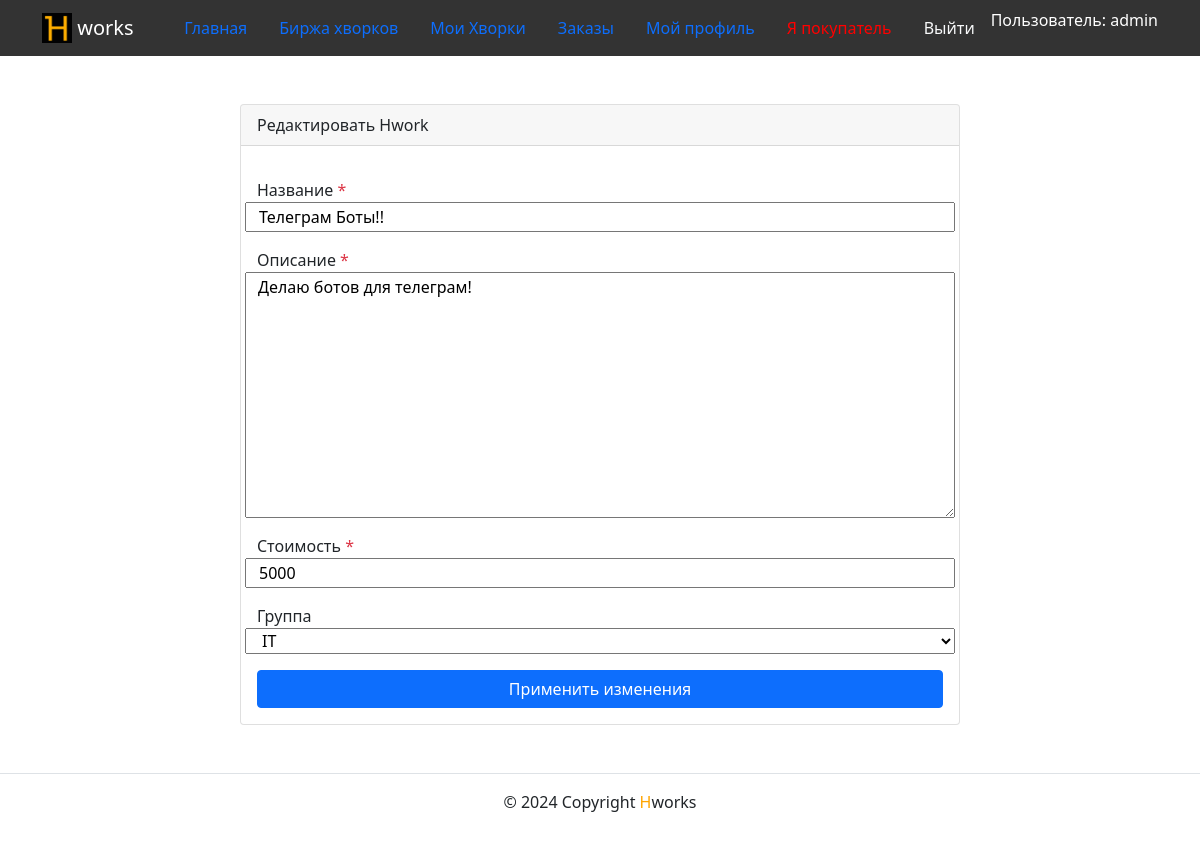
/hwork/update/3/ (signed in), run on the app's committed database.
### users/models.py (models this page shows)
class HworksUser(AbstractUser):
    exp = models.TextField(
        'Ваш опыт работы',
        blank=True, null=True,
        help_text='Расскажите о вашем опыте рабрты'
    )
    is_freelancer = models.BooleanField(
        'Я продавец',
        default=False,
        help_text='Если вы покупатель, оставьте это поле пустым'
    )

### hworks/models.py (models this page shows)
class BaseModel(models.Model):
    title = models.CharField('Название', max_length=100)
    class Meta:
        abstract = True
    def __str__(self):
        return self.title

class Hwork(BaseModel):
    description = models.TextField('Описание')
    price = models.PositiveIntegerField('Стоимость')
    user = models.ForeignKey(
        User,
        on_delete=models.CASCADE,
        related_name='%(class)ss',
        verbose_name='Продавец'
    )
    group = models.ForeignKey(
        Group,
        on_delete=models.SET_NULL,
        related_name='%(class)ss',
        blank=True,
        null=True,
        verbose_name='Группа'
    )
    is_archived = models.BooleanField('Hwork в архиве', default=False)
    class Meta:
        verbose_name = 'Хворк'
        verbose_name_plural = 'Хворки'

### hworks/views.py (the view, shortened to what this page needs)
@method_decorator(login_required, name='dispatch')
class HworkUpdate(UpdateView):
    model = Hwork
    fields = ['title', 'description', 'price', 'group']
    success_url = reverse_lazy('hworks:my_hworks')
    template_name = 'hworks/hwork_update.html'
    def get_object(self, queryset=None):
        obj = super(HworkUpdate, self).get_object()
        if not obj.user == self.request.user:
            raise PermissionDenied()
        return obj

### templates/hworks/hwork_update.html (shortened to what this page needs)
{% extends 'base.html' %}
{% block content %}
  <div class="row justify-content-center">
    <div class="col-md-8 p-5">
      <div class="card">
        <div class="card-header">Редактировать Hwork</div>
          <div class="card-body">
              <form method="post"action="{% url 'hworks:hwork_update' object.id %}">
              {% for field in form %}
                <div class="form-group row my-3">
                  <label for="{{ field.id_for_label }}">
                    {{ field.label }}
                      {% if field.field.required %}
                        <span class="required text-danger">*</span>
                      {% endif %}
                  </label>
                  {{ field }}
                </div>
              {% endfor %}
              <div class="d-grid gap-2">
                <button type="submit" class="btn btn-primary">
                  Применить изменения
                </button>
              </div>
            </form>
          </div>
        </div>
      </div>
  </div>
{% endblock %}

### templates/includes/header.html (shortened to what this page needs)
{% load static %}
<nav class="navbar navbar-light" style="background-color: #333333">
    <div class="container">
    <a class="navbar-brand" href="{% url 'hworks:index' %}">
        <img src="{% static 'img/logo.png' %}" width="30" height="30" class="d-inline-block align-top" alt="">
        <span style="color:white">works</span>
    </a>
    <ul class="nav nav-pills">
      <li class="nav-item">
        <a class="nav-link {% if request.resolver_match.view_name  == 'hworks:index' %} active {% endif %}" href="{% url 'hworks:index' %}">Главная</a>
    </li>
    {% if user.is_authenticated %}
    {% if user.is_freelancer %}
    <li class="nav-item">
      <a class="nav-link {% if request.resolver_match.view_name  == 'hworks:hwork_ist' %} active {% endif %}" href="{% url 'hworks:hwork_ist' %}">Биржа хворков</a>
    </li>
    <li class="nav-item">
      <a class="nav-link {% if request.resolver_match.view_name  == 'hworks:my_hworks' %} active {% endif %}" href="{% url 'hworks:my_hworks' %}">Мои Хворки</a>
    </li>
    {% endif %}
    <li class="nav-item">
      <a class="nav-link {% if request.resolver_match.view_name  == 'hworks:orders_list' %} active {% endif %}" href="{% url 'hworks:orders_list' %}">Заказы</a>
    </li>
    <li class="nav-item">
      <a class="nav-link {% if request.resolver_match.view_name  == 'hworks:profile' %} active {% endif %}" href="{% url 'hworks:profile' user.username %}">Мой профиль</a>
    </li>
    <li class="nav-item">
      <a class="nav-link link-light {% if request.resolver_match.view_name  == 'users:change_status' %} active {% endif %}" onclick="document.getElementById('change_status_form').submit();">
        <span style="color: red">
          {% if user.is_freelancer %}
          Я покупатель
          {% else %}
          Я продавец
          {% endif %}
        </span>
      </a>
    </li>
    <li class="nav-item">
      <a class="nav-link link-light {% if request.resolver_match.view_name  == 'users:logout' %} active {% endif %}" onclick="document.getElementById('logout_form').submit();">Выйти</a>
    </li>
    <li>
      <span style="color: white">Пользователь: {{ user.username }}</span>
    </li>
    {% endif %}
  </ul>
  </div>
</nav>

### data on the page
HworksUser: username "admin"
Hwork: form "Телеграм Боты!!" "Делаю ботов для телеграм!" "5000" "IT"

### other printed values
{{ field.label }} "Название" "Описание" "Стоимость" "Группа"
